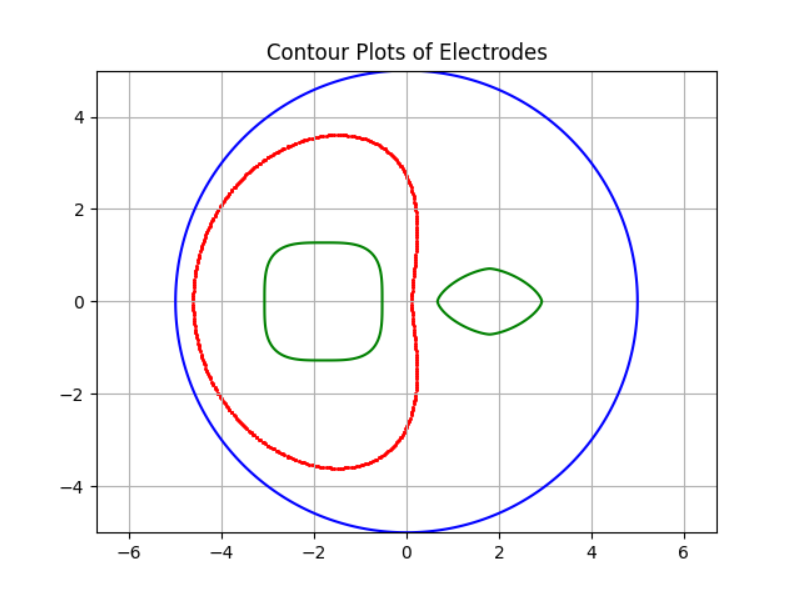

The Python source for this figure:
import numpy as np
import matplotlib.pyplot as plt
from scipy.optimize import fsolve
import random

e0 = 0
e1 = -5
e2 = 6
e_find = 1
eps = 0.001
X = []
Y = []
num_points = 200
R = 6

def electrod0(x, y):
    return pow(x, 2) + pow(y, 2) - 25


def electrod1(x, y):
    return 0.5*np.abs(-1.8 + x)**1.5 + np.abs(y)**1.5 - 0.6



def electrod2(x, y):
    return 0.3*np.abs(1.8 + x)**3.5 + 0.3*np.abs(y)**3.5 - 0.7


class Point:
    def __init__(self, x, y, V):
        self.x = x
        self.y = y
        self.V = V
        self.take = True


points = [[Point(-R + 2 * R * x / num_points,
                  -R + 2 * R * y / num_points,
                  e1 + random.random() * (e2 - e1)) for y in range(num_points)] for x in
          range(num_points)]

# marking edges
for x in range(num_points):
    for y in range(num_points):

        res = electrod0(points[x][y].x, points[x][y].y)
        if (res > 0 - 0.5 and res < 0 + 0.5):
            X.append(points[x][y].x)
            Y.append(points[x][y].y)

        if res >= 0:
            points[x][y].V = e0
            points[x][y].take = False
            continue

        res = electrod1(points[x][y].x, points[x][y].y)
        if (res > 0 - 0.1 and res < 0 + 0.1):
            X.append(points[x][y].x)
            Y.append(points[x][y].y)

        if res <= 0:
            points[x][y].V = e1
            points[x][y].take = False
            continue

        res = electrod2(points[x][y].x, points[x][y].y)
        if (res > 0 - 0.1 and res < 0 + 0.1):
            X.append(points[x][y].x)
            Y.append(points[x][y].y)

        if res <= 0:
            points[x][y].V = e2
            points[x][y].take = False
            continue

def iter():
    V_new = [[0 for y in range(num_points)] for x in range(num_points)]

    for x in range(num_points):
        for y in range(num_points):
            if (points[x][y].take):
                V_new[x][y] = (points[x + 1][y].V +
                              points[x][y + 1].V +
                              points[x - 1][y].V +
                              points[x][y - 1].V) / 4

    isLastIteration = True
    for x in range(num_points):
        for y in range(num_points):
            if points[x][y].take:
                if np.abs(points[x][y].V - V_new[x][y]) > eps:
                    isLastIteration = False
                points[x][y].V = V_new[x][y]

    if not isLastIteration:
        return True
    else:
        return False


flag = True
while (flag):
    flag = iter()


eq_list = []

def f(variables):
    (a, k1, k2) = variables
    res = []
    for eq in eq_list:
        res.append(eval(eq))
    return res

def create_eq(L):
    return f"a + k1 * {L.x} + k2 * {L.y} - {L.V}"

def findlength(L1, R1, L2, R2):
    global eq_list

    points = []

    eq_list = [create_eq(L1), create_eq(R1), create_eq(L2)]
    (a, k1, k2) = fsolve(f, [1, 1, 1])

    xT = (e_find - a - k2 * L1.y) / k1
    if (xT > L1.x and xT < R1.x):
        plt.scatter(xT, L1.y, c='red', s=1)
        points.append((xT, L1.y))

    yL = (e_find - a - k1 * L1.x) / k2
    if (yL > L2.y and yL < L1.y):
        plt.scatter(L1.x, yL, c='red', s=1)
        points.append((L1.x, yL))

    eq_list = [create_eq(R2), create_eq(R1), create_eq(L2)]

    (a, k1, k2) = fsolve(f, [1, 1, 1])

    xB = (e_find - a - k2 * R2.y) / k1
    if (xB > L2.x and xB < R2.x):
        plt.scatter(xB, R2.y, c='red', s=1)
        points.append((xB, R2.y))

    yR = (e_find - a - k1 * R2.x) / k2
    if (yR > R2.y and yR < R1.y):
        plt.scatter(R2.x, yR, c='red', s=1)
        points.append((R2.x, yR))
    if (len(points) == 2):
        return np.sqrt(pow(np.abs(points[0][0] - points[1][0]), 2) + pow(np.abs(points[0][1] - points[1][1]), 2))

    return 0


totalLength = 0

for x in range(num_points):
    for y in range(num_points):
        if (points[x][y].take):
            if (points[x][y].V < e_find + 0.5 and
                    points[x][y].V > e_find - 0.5):
                totalLength += findlength(points[x][y],
                                                 points[x + 1][y],
                                                 points[x][y - 1],
                                                 points[x + 1][y - 1])

print(totalLength)

x_range = np.linspace(-5, 5, 400)
y_range = np.linspace(-5, 5, 400)
X, Y = np.meshgrid(x_range, y_range)

external_electrode_values = electrod0(X, Y)
electrode1_values = electrod1(X, Y)
electrode2_values = electrod2(X, Y)

plt.contour(X, Y, external_electrode_values, levels=[0], colors='b')
plt.contour(X, Y, electrode1_values, levels=[0], colors='g')
plt.contour(X, Y, electrode2_values, levels=[0], colors='g')

plt.title('Contour Plots of Electrodes')
plt.axis('equal')
plt.grid(True)
plt.show()
